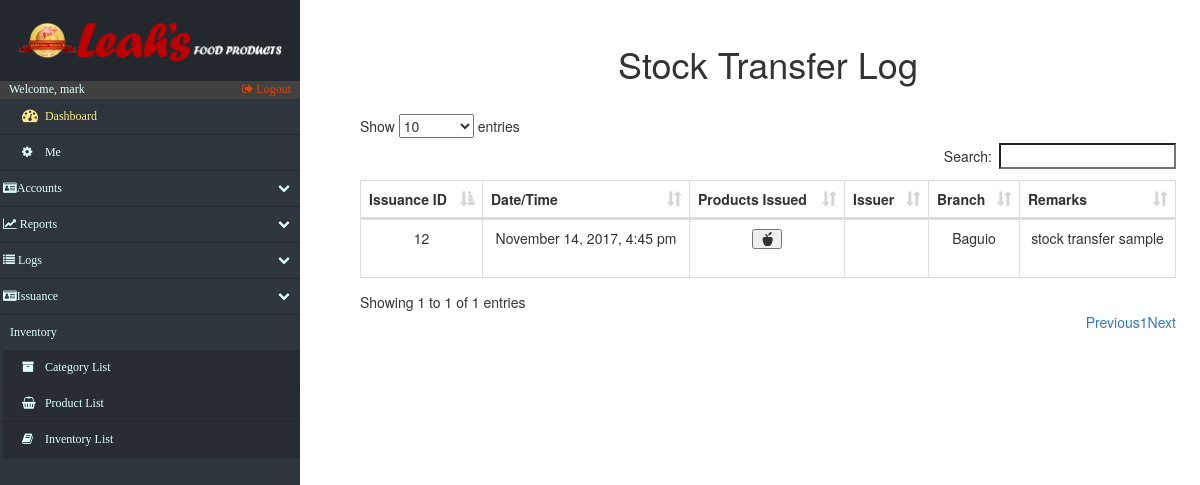
The app's page /log_STransfer.php (signed in), older data.
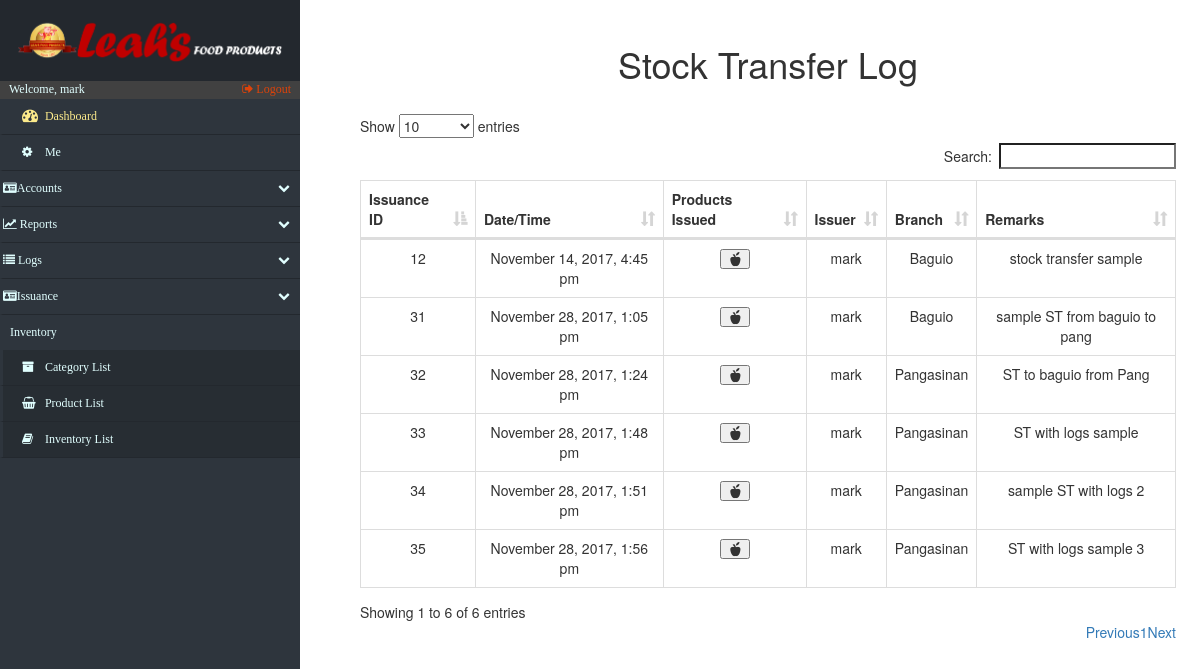
The same page, newer data.
### tables this page shows
CREATE TABLE `issuance_list` (
  `issue_id` int(15) NOT NULL,
  `prod_qty` int(15) NOT NULL,
  `prod_price` int(15) NOT NULL,
  `branch` varchar(20) NOT NULL,
  `prod_id` int(15) NOT NULL,
  `prod_remarks` varchar(200) DEFAULT NULL
);

CREATE TABLE `issuance` (
  `issue_id` int(15) NOT NULL,
  `issue_date_time` varchar(50) NOT NULL,
  `issue_account` varchar(50) DEFAULT NULL,
  `issue_type` varchar(45) NOT NULL,
  `remarks` varchar(45) DEFAULT NULL,
  `other_clients` varchar(45) DEFAULT NULL,
  `penthouse_clients` varchar(45) DEFAULT NULL,
  `client_id` varchar(45) DEFAULT NULL
);

### log_STransfer.php (the view, shortened to what this page needs)
<!DOCTYPE html>
<html lang="en">
<head>
    <?php include('fragments/config.php') ?>
    <link rel="stylesheet" href="https://maxcdn.bootstrapcdn.com/bootstrap/3.3.7/css/bootstrap.min.css">
    <link href="src/css/datatables.css" rel="stylesheet">
    <link href="//maxcdn.bootstrapcdn.com/font-awesome/4.2.0/css/font-awesome.min.css" rel="stylesheet">
    <link href="src/css/sidebar.css" rel="stylesheet">
    <link href="src/css/custom.css" rel="stylesheet">
</head>
<body>
    <div class="nav-side-menu">
        <div class="brand">
            <div class="brandtext"></div>
        </div>
        <div class="user_info">
            <span>Welcome, <?php
                echo $_SESSION['username'];
                ?>
            </span>
            <a href="fragments/logout.php">
                <i class="fa fa-sign-out" aria-hidden="true"></i> Logout
            </a>
        </div>
        <div class="menu-list">
            <ul id="menu-content" class="menu-content collapse out">
                <li>
                    <a id="dashboard_txt" href="index.php">
                        <i class="fa fa-dashboard fa-lg"></i> Dashboard
                    </a>
                </li>
                 <li><a href="settings.php"><i class="fa fa-cog"></i> Me</a></li>
                <li data-toggle="collapse" data-target="#accounts" class="collapsed">
                    <i class="fa fa-id-card" aria-hidden="true"></i>Accounts <span class="arrow"></span>
                </li>
                <li data-toggle="collapse" data-target="#reports" class="collapsed">
                    <i class="fa fa-line-chart" aria-hidden="true"></i> Reports <span class="arrow"></span>
                </li>
                <li data-toggle="collapse" data-target="#issue" class="collapsed">
                    <i class="fa fa-list" aria-hidden="true"></i> Logs <span class="arrow"></span>
                </li>
                 <li data-toggle="collapse" data-target="#issuance" class="collapsed">
                    <i class="fa fa-id-card" aria-hidden="true"></i>Issuance<span class="arrow"></span>
                </li>
                <div class="sub-menu_nct">
                    <span class="sub-menu">Inventory
                    </span>
                </div>
                <li class="sub-menu_nc">
                    <a class="sub-menu_nc" href="categories.php">
                        <i class="fa fa-archive"> </i> Category List
                    </a>
                </li>
                <li class="sub-menu_nc">
                    <a class="sub-menu_nc" href="products.php">
                        <i class="fa fa-shopping-basket"> </i> Product List
                    </a>
                </li>
                <li class="sub-menu_nc">
                    <a href="inventory.php">
                        <i class="fa fa-book"> </i> Inventory List
                    </a>
                </li>
            </ul>
        </div>
    </div>
    <div id="page-content-wrapper">
        <div class="containers">
            <table class="table table-striped table-bordered">
                <h1 align="center">Stock Transfer Log</h1>
            </table>
            <?php
                            $retrieve = ("SELECT * FROM issuance INNER JOIN issuance_list ON issuance.issue_id = issuance_list.issue_id where issue_type = 4");
                            $results = mysqli_query($db, $retrieve);
                        ?>
                <table id="datatables" class="table table-hover table-bordered dataTable" cellspacing="0" width="100%" role="grid" aria-describedby="myTable_info" style="width: 100%;">
                    <thead>
                        <tr>
                            <th>Issuance ID</th>
                            <th>Date/Time</th>
                            <th>Products Issued</th>
                            <th>Issuer</th>
                            <th>Branch</th>
                            <th>Remarks</th>
                        </tr>
                    </thead>
                    <tbody>
                        <?php
                            foreach ($results as $data):
                        ?>
                            <tr>
                                <td data-title="Issuance ID">
                                    <?php
                                    $IsID =  $data["issue_id"];
                                    echo $IsID;
                                    ?>
                                </td>
                                <td data-title="Date/Time">
                                    <?php echo $data["issue_date_time"]; ?>
                                </td>
                                <td data-title="Products Issued">
                                        <table class="table table-striped table-bordered">
                                            <button type="button" class="glyphicon glyphicon-apple" data-toggle="modal" aria-hidden="true" data-target="#<?php echo $IsID ?>"></button>
                                        </table>
                                </td>
                                <td  data-title="Issuer">
                                    <?php
                                        $passBranch = $data["issue_account"];
                                        echo $passBranch;
                                    ?>
                                </td>
                                <td data-title="Branch">
                                    <?php
                                        $passBranch = $data["branch"];
                                        echo $passBranch;
                                    ?>
                                </td>
                                <td data-title="Remarks">
                                    <?php echo $data["remarks"]; ?>
                                </td>
                            </tr>
                <?php
                    endforeach;
                ?>
                    </tbody>
                </table>
        </div>
    </div>
</body>
</html>

### src/css/datatables.css (style rules this page uses)
table.dataTable { clear: both; width: auto; text-align: center; margin-top: 6px !important; margin-bottom: 6px !important; max-width: none !important; border-collapse: separate !important }
table.dataTable td, table.dataTable th { -webkit-box-sizing: content-box; box-sizing: content-box }
table.dataTable thead>tr>th.sorting_asc, table.dataTable thead>tr>th.sorting_desc, table.dataTable thead>tr>th.sorting, table.dataTable thead>tr>td.sorting_asc, table.dataTable thead>tr>td.sorting_desc, table.dataTable thead>tr>td.sorting { padding-right: 30px }
table.dataTable thead .sorting, table.dataTable thead .sorting_asc, table.dataTable thead .sorting_desc, table.dataTable thead .sorting_asc_disabled, table.dataTable thead .sorting_desc_disabled { cursor: pointer; position: relative }
table.dataTable thead .sorting:after, table.dataTable thead .sorting_asc:after, table.dataTable thead .sorting_desc:after, table.dataTable thead .sorting_asc_disabled:after, table.dataTable thead .sorting_desc_disabled:after { position: absolute; bottom: 8px; right: 8px; display: block; font-family: 'Glyphicons Halflings'; opacity: 0.5 }
table.dataTable thead .sorting:after { opacity: 0.2; content: "\e150" }
table.dataTable thead .sorting_asc:after { content: "\e155" }
table.table-bordered.dataTable th, table.table-bordered.dataTable td { border-left-width: 0 }
table.table-bordered.dataTable th:last-child, table.table-bordered.dataTable th:last-child, table.table-bordered.dataTable td:last-child, table.table-bordered.dataTable td:last-child { border-right-width: 0 }
table.table-bordered.dataTable tbody th, table.table-bordered.dataTable tbody td { border-bottom-width: 0 }

### src/css/sidebar.css (style rules this page uses)
.nav-side-menu { overflow: hidden; font-family: verdana; font-size: 12px; font-weight: 200; background-color: #2e353d; position: fixed; top: 0px; width: 300px; height: 100%; color: #e1ffff; }
.nav-side-menu .brand { background-color: #23282e; line-height: 50px; display: block; text-align: center; font-size: 14px; }
.nav-side-menu ul, .nav-side-menu li { list-style: none; padding: 0px; margin: 0px; line-height: 35px; cursor: pointer; }
.nav-side-menu li { padding-left: 0px; border-left: 3px solid #2e353d; border-bottom: 1px solid #23282e; }
.nav-side-menu li a { text-decoration: none; color: #e1ffff; }
.nav-side-menu li a i { padding-left: 10px; width: 20px; padding-right: 20px; }
@media (min-width: 800px) { .nav-side-menu .menu-list .menu-content { display: block; } }
body { margin: 0px; padding: 0px; }
#dashboard_txt { color: #fcea8b; }
.sub-menu_nc { background-color: #272d33; }
.sub-menu_nct { padding-left: 10px; }
.nav-side-menu .brand .brandtext { padding: 4%; content: url(../img/LeahsTextAlter.PNG); width: 100%; text-align: center; }
.user_info { background-color: #414141; }
.user_info a { float: right; padding-right: 3%; color: #dd430a; }
.user_info span { padding-left: 3% }
.sub-menu_nc a { display: block; }
.menu-content > li a { display: inline-block; width: 100%; }
#menu-content li a { padding-left: 3%; }

### src/css/custom.css (style rules this page uses)
.containers { padding: 0px; margin: 0px; margin-top:2%; float: right; width: 79%; padding-right: 5%; }
@media (max-width: 1600px) { .containers { width: 75%; padding-right: 4%; } }
@media (max-width: 1400px) { .containers { width: 73%; padding-right 3%;: } }
@media (max-width: 1260px) { .containers { width: 70%; padding-right: 2%; } }

Row changes from the older to the newer data that the page shows:
changed through a linked row, issuance_list "November 14, 2017, 4:45 pm": issue.issue_account (not shown) → "mark"
added issuance_list: issue "31", issue.issue_date_time "November 28, 2017, 1:05 pm", issue.issue_account "mark", branch "Baguio", issue.remarks "sample ST from baguio to pang"
added issuance_list: issue "32", issue.issue_date_time "November 28, 2017, 1:24 pm", issue.issue_account "mark", branch "Pangasinan", issue.remarks "ST to baguio from Pang"
added issuance_list: issue "33", issue.issue_date_time "November 28, 2017, 1:48 pm", issue.issue_account "mark", branch "Pangasinan", issue.remarks "ST with logs sample"
added issuance_list: issue "34", issue.issue_date_time "November 28, 2017, 1:51 pm", issue.issue_account "mark", branch "Pangasinan", issue.remarks "sample ST with logs 2"
added issuance_list: issue "35", issue.issue_date_time "November 28, 2017, 1:56 pm", issue.issue_account "mark", branch "Pangasinan", issue.remarks "ST with logs sample 3"
Text that changed along with them:
text written by a page script: "Show entries Search: Showing 1 to 1 of 1 entries Previous 1 Next" → "Show entries Search: Showing 1 to 6 of 6 entries Previous 1 Next"
